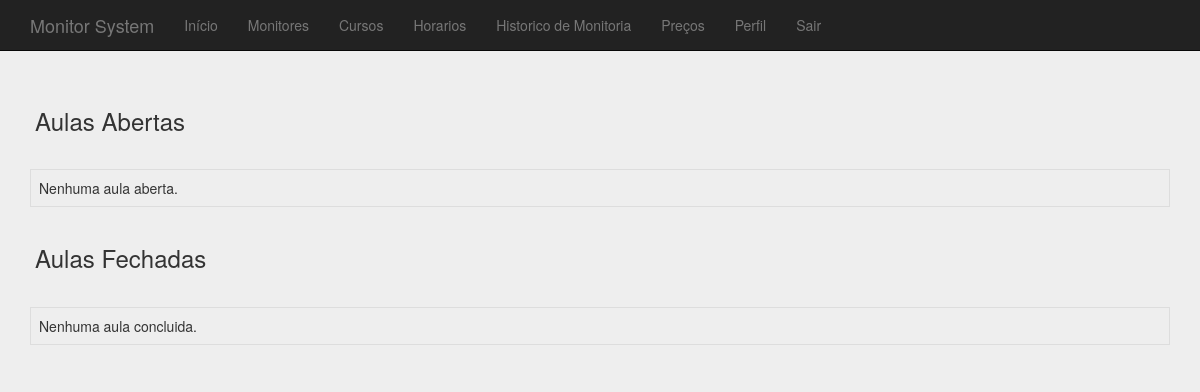
Page /pages/history.php (signed in) on the earlier database version.
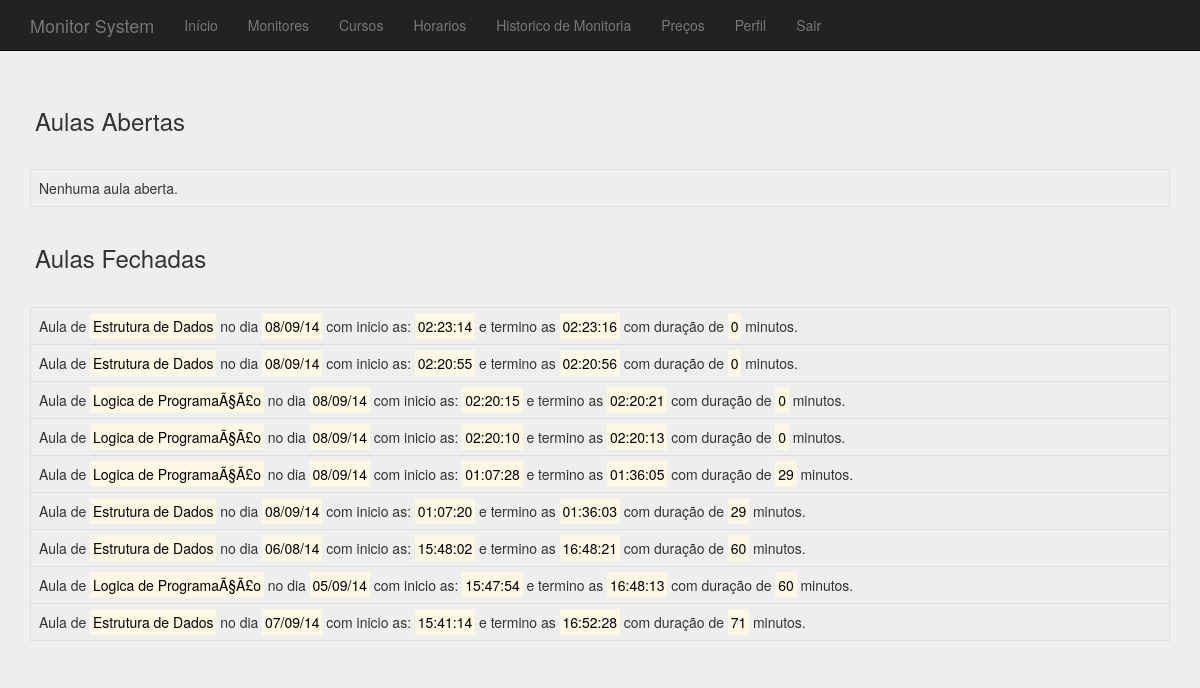
Same page on the later database version.
### tables this page shows
CREATE TABLE IF NOT EXISTS `lesson` (
  `start` datetime NOT NULL,
  `end` datetime NOT NULL,
  `id` int(5) NOT NULL AUTO_INCREMENT,
  `active` tinyint(1) NOT NULL,
  `course_id` int(11) NOT NULL,
  `open_by` int(11) NOT NULL,
  `closed_by` int(11) NOT NULL,
  `user_id` int(11) NOT NULL,
  PRIMARY KEY (`id`)
);

CREATE TABLE IF NOT EXISTS `course` (
  `name` varchar(255) NOT NULL,
  `id` int(5) NOT NULL AUTO_INCREMENT,
  `user_id` int(5) NOT NULL,
  PRIMARY KEY (`id`)
);

### codes/database.php (called while the page is built, shortened)
<?php
  function connect()
  {
    return mysqli_connect("localhost","root", "", "m-system");
  }
  function value_of_first_row($query, $value)
  {
    $mysqli = connect();
    $result = $mysqli->query($query);
    while($row = $result->fetch_array())
    {
      $rows[] = $row;
    }
    if (isset($rows)){
      return $rows[0][$value];
    }else{
      return '';
    }
  }
  function course_name_by_id($id)
  {
    return value_of_first_row("SELECT name FROM course WHERE id ='$id'", 'name');
  }
  function select_start_end_lesson($id)
  {
      $query = "SELECT start, end FROM lesson WHERE id ='$id' AND active='false'";
      return array(value_of_first_row($query, 'start'), value_of_first_row($query, 'end'));
  }
?>

### codes/helper.php (called while the page is built, shortened)
<?php
  function lesson_duration_by_id($id)
  {
    $time = select_start_end_lesson($id);
    $total = ((strtotime($time[1]) - strtotime($time[0])) / 60);
    return round($total);
  }
?>

### pages/history.php (the view, shortened to what this page needs)
<!DOCTYPE html>
<html>
  <head>
    <link href="../css/index.css" rel="stylesheet">
    <link rel="stylesheet" type="text/css" href="//cdn.datatables.net/1.10.2/css/jquery.dataTables.css">
  </head>
  <body>
    <?php include('../templates/nav.php'); ?>
    <div class="container">
      <div class="open-lessons">
        <div class="page-header">
          <h3>Aulas Abertas</h3>
        </div>
        <table class="table table-bordered">
          <tbody>
            <?php
              unset($rows);
              if(isset($rows)){
                foreach ($rows as $row) {
                  $end = date_format(date_create($row['end']) , 'H:i:s');
                  $day = date_format(date_create($row['start']), 'd/m/y');
                  $start = date_format(date_create($row['start']), 'H:i:s') ;
                  echo "<tr><td>Aula dia <mark>". $day."</mark> com inicio as: <mark>".$start ."</mark> da matéria de <mark>". course_name_by_id($row['course_id']) .".</mark></td></tr>";
                }
              }else{
                echo "<tr><td>Nenhuma aula aberta.</td></tr>";
              }
            ?>
          </tbody>
        </table>
      </div>
      <div class="closed-lessons">
        <div class="page-header">
          <h3>Aulas Fechadas</h3>
        </div>
        <table class="table table-bordered">
          <tbody>
            <?php
              unset($rows);
              $mysqli = connect();
              $close = $mysqli->query("SELECT * FROM lesson WHERE active=false ORDER BY id DESC");
              if($close != ''){
                while($row = $close->fetch_array())
                {
                  $rows[] = $row;
                }
              }
              if(isset($rows)){
                foreach ($rows as $row) {
                  $end = date_format(date_create($row['end']) , 'H:i:s');
                  $day = date_format(date_create($row['start']), 'd/m/y');
                  $start = date_format(date_create($row['start']), 'H:i:s') ;
                  echo "<tr><td>Aula de <mark>". course_name_by_id($row['course_id']) ."</mark> no dia <mark>". $day."</mark> com inicio as: <mark>".$start ."</mark> e termino as <mark>". $end ."</mark> com duração de <mark>". lesson_duration_by_id($row['id'])."</mark> minutos.</td></tr>";
                }
              }else{
                echo "<tr><td>Nenhuma aula concluida.</td></tr>";
              }
            ?>
          </tbody>
        </table>
      </div>
    </div>
  </body>
</html>

Differences in the rows shown:
added lesson: course.name "Estrutura de Dados", start "08/09/14", start "02:23:14", end "02:23:16", id "0"
added lesson: course.name "Estrutura de Dados", start "08/09/14", start "02:20:55", end "02:20:56", id "0"
added lesson: course.name "Logica de ProgramaÃ§Ã£o", start "08/09/14", start "02:20:15", end "02:20:21", id "0"
added lesson: course.name "Logica de ProgramaÃ§Ã£o", start "08/09/14", start "02:20:10", end "02:20:13", id "0"
added lesson: course.name "Logica de ProgramaÃ§Ã£o", start "08/09/14", start "01:07:28", end "01:36:05", id "29"
added lesson: course.name "Estrutura de Dados", start "08/09/14", start "01:07:20", end "01:36:03", id "29"
added lesson: course.name "Estrutura de Dados", start "06/08/14", start "15:48:02", end "16:48:21", id "60"
added lesson: course.name "Logica de ProgramaÃ§Ã£o", start "05/09/14", start "15:47:54", end "16:48:13", id "60"
added lesson: course.name "Estrutura de Dados", start "07/09/14", start "15:41:14", end "16:52:28", id "71"
Other differences:
text no longer shown: "Nenhuma aula concluida."
